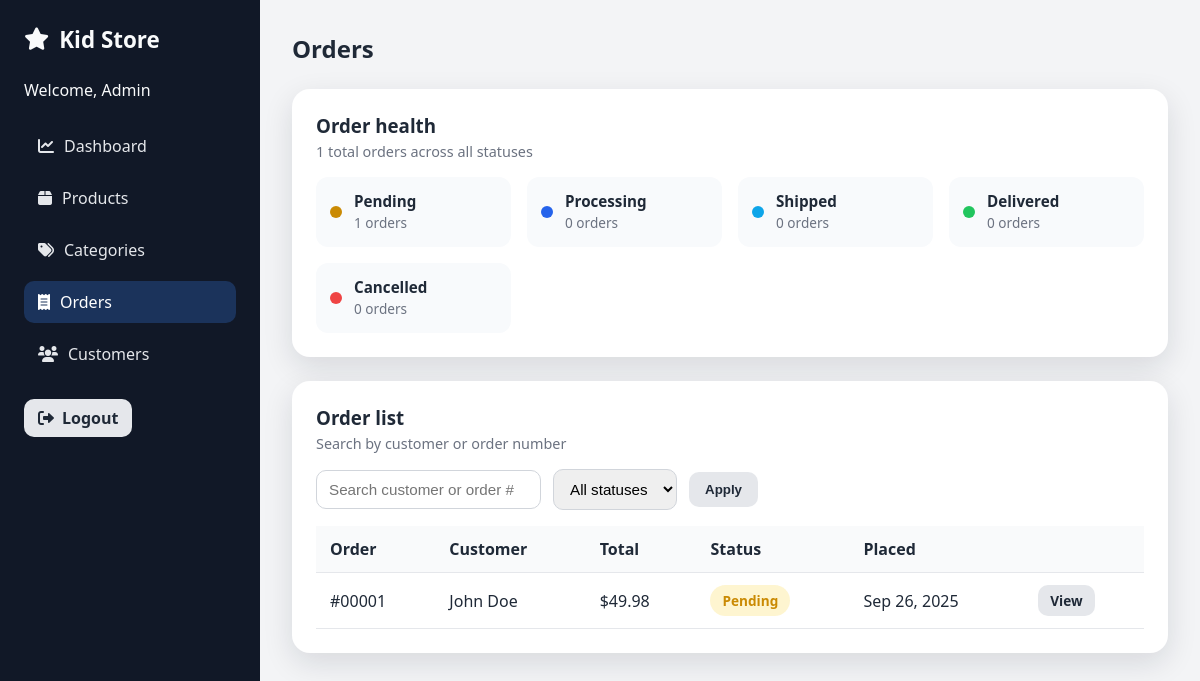
The page /backend/orders.php (signed in) on the database its author committed.
### tables this page shows
CREATE TABLE IF NOT EXISTS `tbl_orders` (
  `order_id` int NOT NULL AUTO_INCREMENT,
  `user_id` int NOT NULL,
  `shipping_address_id` int DEFAULT NULL,
  `total_price` decimal(10,2) NOT NULL,
  `status` enum('pending','processing','shipped','delivered','cancelled') DEFAULT 'pending',
  `created_at` timestamp NULL DEFAULT CURRENT_TIMESTAMP,
  `updated_at` timestamp NULL DEFAULT CURRENT_TIMESTAMP ON UPDATE CURRENT_TIMESTAMP,
  PRIMARY KEY (`order_id`),
  KEY `user_id` (`user_id`),
  KEY `shipping_address_id` (`shipping_address_id`)
);

CREATE TABLE IF NOT EXISTS `tbl_users` (
  `user_id` int NOT NULL AUTO_INCREMENT,
  `name` varchar(100) NOT NULL,
  `email` varchar(100) NOT NULL,
  `password` varchar(255) NOT NULL,
  `phone` varchar(20) DEFAULT NULL,
  `address` text,
  `is_admin` tinyint(1) DEFAULT '0',
  `created_at` timestamp NULL DEFAULT CURRENT_TIMESTAMP,
  `updated_at` timestamp NULL DEFAULT CURRENT_TIMESTAMP ON UPDATE CURRENT_TIMESTAMP,
  PRIMARY KEY (`user_id`),
  UNIQUE KEY `email` (`email`)
);

### backend/orders.php (called while the page is built)
<?php
require __DIR__ . '/pages/orders.php';

### includes/admin.php (called while the page is built, shortened)
<?php
require_once __DIR__ . '/orders.php';
function kidstore_admin_fetch_orders(array $filters = []): array
{
    $pdo = kidstore_get_pdo();
    $sql = 'SELECT o.*, u.name AS customer_name, u.email AS customer_email FROM tbl_orders o '
         . 'JOIN tbl_users u ON u.user_id = o.user_id WHERE 1=1';
    $params = [];
    $sql .= ' ORDER BY o.created_at DESC';
    $stmt = $pdo->prepare($sql);
    $stmt->execute($params);
    return $stmt->fetchAll();
}
function kidstore_admin_order_status_breakdown(): array
{
    $pdo = kidstore_get_pdo();
    $stmt = $pdo->query('SELECT status, COUNT(*) AS total FROM tbl_orders GROUP BY status');
    $breakdown = [
        'pending' => 0,
        'processing' => 0,
        'shipped' => 0,
        'delivered' => 0,
        'cancelled' => 0,
    ];
    foreach ($stmt->fetchAll() as $row) {
        $status = (string) ($row['status'] ?? '');
        if ($status !== '') {
            $breakdown[$status] = (int) $row['total'];
        }
    }
    return $breakdown;
}

### backend/pages/orders.php (the view, shortened to what this page needs)
<?php
$search = trim((string)($_GET['q'] ?? ''));
$filters = [];
$orders = kidstore_admin_fetch_orders($filters);
$orderBreakdown = kidstore_admin_order_status_breakdown();
$totalOrders = array_sum($orderBreakdown);
include __DIR__ . '/../includes/header.php';
?>
<div class="admin-card">
    <div class="card-header">
        <div>
            <h3>Order health</h3>
            <p class="card-subtitle"><?= number_format($totalOrders) ?> total orders across all statuses</p>
        </div>
    </div>
    <div class="status-grid">
        <?php foreach ($orderBreakdown as $label => $count): ?>
            <div class="status-card">
                <span class="status-dot status-<?= htmlspecialchars($label) ?>"></span>
                <div>
                    <strong><?= htmlspecialchars(ucfirst($label)) ?></strong>
                    <span><?= number_format($count) ?> orders</span>
                </div>
            </div>
        <?php endforeach; ?>
    </div>
</div>
<div class="admin-card">
    <div class="card-header">
        <div>
            <h3>Order list</h3>
            <p class="card-subtitle">Search by customer or order number</p>
        </div>
    </div>
    <form method="get" class="form-inline" style="margin-bottom:16px;">
        <input type="text" name="q" value="<?= htmlspecialchars($search) ?>" placeholder="Search customer or order #" class="input-control" />
        <select name="status" class="input-control">
            <option value="">All statuses</option>
        </select>
        <button class="button secondary" type="submit">Apply</button>
    </form>
    <?php if ($orders): ?>
        <table class="table">
            <thead>
                <tr>
                    <th>Order</th>
                    <th>Customer</th>
                    <th>Total</th>
                    <th>Status</th>
                    <th>Placed</th>
                    <th></th>
                </tr>
            </thead>
            <tbody>
                <?php foreach ($orders as $order): ?>
                    <tr>
                        <td>#<?= str_pad((string) $order['order_id'], 5, '0', STR_PAD_LEFT) ?></td>
                        <td><?= htmlspecialchars($order['customer_name']) ?></td>
                        <td>$<?= number_format((float) $order['total_price'], 2) ?></td>
                        <td><span class="tag status-<?= htmlspecialchars($order['status']) ?>"><?= htmlspecialchars(ucfirst($order['status'])) ?></span></td>
                        <td><?= date('M j, Y', strtotime((string) $order['created_at'])) ?></td>
                        <td><a href="<?php echo $prefix; ?>pages/order_view.php?id=<?= (int) $order['order_id'] ?>" class="button secondary button-compact">View</a></td>
                    </tr>
                <?php endforeach; ?>
            </tbody>
        </table>
    <?php endif; ?>
</div>
<?php include __DIR__ . '/../includes/footer.php'; ?>

### backend/assets/admin.css (style rules this page uses)
* { box-sizing: border-box; }
body { margin: 0; font-family: 'Segoe UI', Arial, sans-serif; background: #f3f4f6; color: #1f2937; }
a { color: inherit; }
.admin-card { background: #fff; border-radius: 18px; padding: 24px; box-shadow: 0 10px 30px rgba(15, 23, 42, 0.12); margin-bottom: 24px; }
.table { width: 100%; border-collapse: collapse; }
.table th, .table td { padding: 12px 14px; text-align: left; border-bottom: 1px solid #e5e7eb; }
.table th { background: #f9fafb; font-weight: 600; }
.button { display: inline-flex; align-items: center; gap: 8px; padding: 10px 16px; border-radius: 10px; border: none; cursor: pointer; font-weight: 600; text-decoration: none; transition: transform 0.2s ease; }
.button.secondary { background: #e5e7eb; color: #1f2937; }
.tag { display: inline-flex; align-items: center; gap: 6px; padding: 4px 10px; border-radius: 999px; font-size: 0.8rem; background: rgba(59, 130, 246, 0.12); color: #2563eb; }
.order-status, .tag.status-pending, .tag.status-processing, .tag.status-shipped, .tag.status-delivered, .tag.status-cancelled { display: inline-flex; align-items: center; gap: 6px; padding: 6px 12px; border-radius: 999px; font-size: 0.85rem; font-weight: 600; background: rgba(59, 130, 246, 0.12); color: #1d4ed8; }
.order-status.status-pending, .tag.status-pending { background: rgba(250, 204, 21, 0.2); color: #ca8a04; }
.card-header { display: flex; justify-content: space-between; align-items: flex-start; gap: 16px; margin-bottom: 16px; flex-wrap: wrap; }
.card-header h3 { margin: 0; }
.card-subtitle { margin: 4px 0 0; color: #6b7280; font-size: 0.9rem; }
.form-inline { margin-bottom: 24px; display: flex; gap: 12px; align-items: center; flex-wrap: wrap; }
.input-control { padding: 10px 12px; border-radius: 10px; border: 1px solid #d1d5db; font-size: 0.95rem; }
.status-grid { display: grid; grid-template-columns: repeat(auto-fit, minmax(180px, 1fr)); gap: 16px; }
.status-card { display: flex; gap: 12px; align-items: center; background: #f8fafc; border-radius: 12px; padding: 14px; }
.status-card strong { display: block; font-size: 0.95rem; }
.status-card span { font-size: 0.85rem; color: #6b7280; }
.status-dot { width: 12px; height: 12px; border-radius: 999px; background: #2563eb; }
.status-dot.status-pending { background: #ca8a04; }
.status-dot.status-processing { background: #2563eb; }
.status-dot.status-shipped { background: #0ea5e9; }
.status-dot.status-delivered { background: #22c55e; }
.status-dot.status-cancelled { background: #ef4444; }
.button.button-compact { padding: 6px 12px; font-size: 0.85rem; }

### rows shown on the page
tbl_orders: order_id "00001", user.name "John Doe", total_price "49.98", status "Pending", created_at "Sep 26, 2025"

### other values the page prints
$adminName "Admin"
$pageTitle "Orders"
$totalOrders "1"
$label "Pending"
$count "1"
$label "Processing"
$count "0"
$label "Shipped"
$label "Delivered"
$label "Cancelled"
